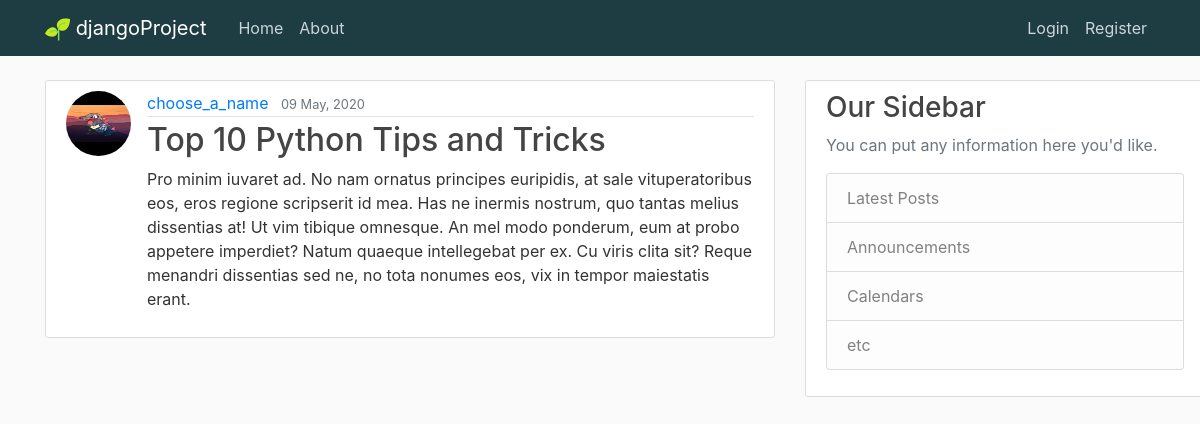
The app's page /post/31/ with its own data.
### App01/models.py (models this page shows, shortened)
class Post (models.Model):
    title = models.CharField(max_length =  100)
    content = models.TextField()
    date_posted = models.DateTimeField(default =  timezone.now)
    author = models.ForeignKey(User, on_delete=models.CASCADE)

### users/models.py (models this page shows, shortened)
class Profile(models.Model):
    user = models.OneToOneField(User ,on_delete = models.CASCADE) #models.cascade, delete user = delete this profile too
    birthday =  models.DateField(auto_now = False, auto_now_add = False, null = True)
    image = models.ImageField(default = 'default.jpg', upload_to = 'profile-pics',null = True)
    bio = models.TextField(max_length=500, blank=True)
    location = models.CharField(max_length=30, blank=True)

### App01/views.py (the view)
# urls.py: path('post/<int:pk>/', PostDetailView.as_view(), name = 'post-detail' ),  #pk = primary key
class PostDetailView(DetailView):
    model = Post

### App01/templates/App01/post_detail.html (shortened to what this page needs)
{%extends "App01/base.html" %}
{% block content %}
 <article class="media content-section">
    <img class = "rounded-circle article-img" src= "{{ object.author.profile.image.url }}">
    <div class="media-body">
      <div class="article-metadata">
        <a class="mr-2" href="{% url 'user-posts' object.author.username %}" title = "{{object.author.username}}'s Posts">{{ object.author }}</a>
        <small class="text-muted">{{ object.date_posted | date:"d F, Y"}}</small>
      </div>
      <h2 class="article-title">{{ object.title }}</h2>
      <p class="article-content">{{ object.content }}</p>
    </div>
  </article>
{% endblock content%}

### App01/static/App01/main.css (style rules this page uses)
body { background: #fafafa; color: #333333; margin-top: 5rem; }
h1, h2, h3, h4, h5, h6 { color: #444444; }
.content-section { background: #ffffff; padding: 10px 20px; border: 1px solid #dddddd; border-radius: 3px; margin-bottom: 20px; word-wrap: break-word; overflow-wrap: break-word; overflow: hidden; max-width: 800px; min-width: 400px; }
.article-title { color: #444444; }
.article-content { word-wrap: break-word; overflow-wrap: break-word; max-width: 800px; overflow: hidden; float: left; }
.article-img { height: 65px; width: 65px; margin-right: 16px; }
.article-metadata { padding-bottom: 1px; margin-bottom: 4px; border-bottom: 1px solid #e3e3e3 }

### records on screen
Post: author.profile.image (placeholder picture), author "choose_a_name", date_posted "09 May, 2020", title "Top 10 Python Tips and Tricks", content "Pro minim iuvaret ad. No nam ornatus principes euripidis, at sale vituperatoribus eos, eros regione scripserit id mea. Has ne inermis nostrum, quo tantas melius dissentias at! Ut vim tibique omnesque. An mel modo ponderum, eum at probo appetere imperdiet? Natum quaeque intellegebat per ex. Cu viris clita sit? Reque menandri dissentias sed ne, no tota nonumes eos, vix in tempor maiestatis erant."
